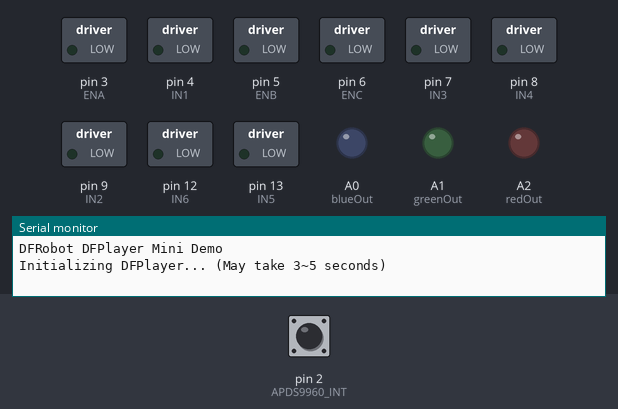
A sketch run on a simulated Arduino Uno, built with avr-gcc and run on an emulated ATmega328P. Shown: switched loads named in the sketch (green lamp = pin HIGH), output pins drawn as LEDs (lit = HIGH), the last lines printed to the serial monitor. The test bench sets the inputs (shaded band); at power-on: pin 2 (APDS9960_INT) HIGH. The audio player accepts every command and is not drawn.

Above: at 0.1 s.
At 0.7 s:
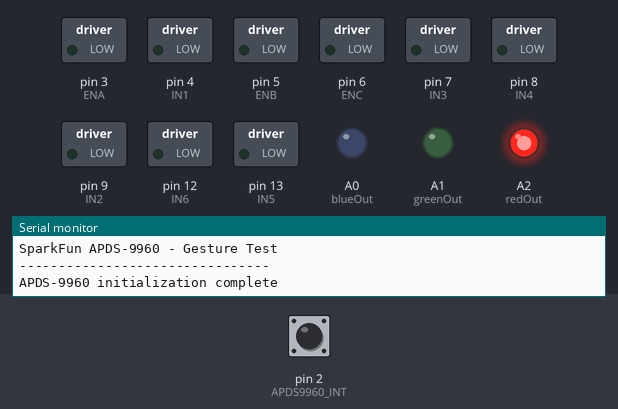
At 1.2 s:
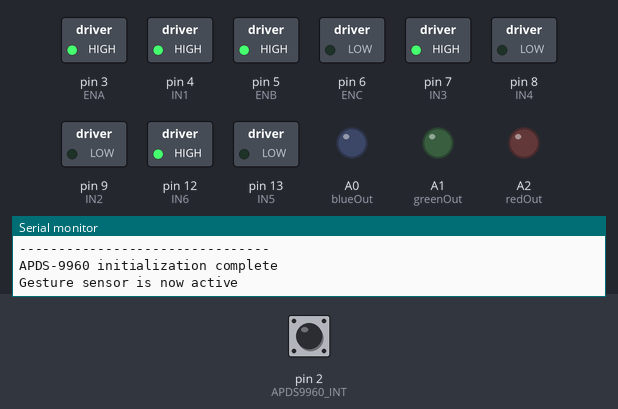
At 11.2 s:
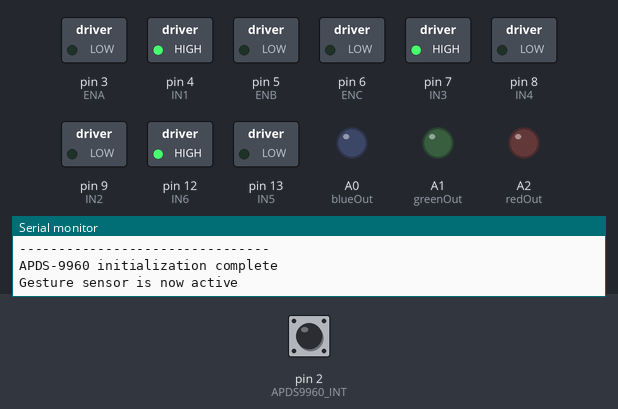
Timing chart, 0 to 12.7 s (numbered marks = the images above):
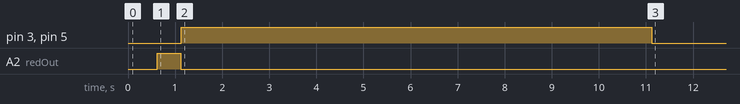

The sketch:

test_grillo_camminante.ino
```cpp
#include <Wire.h>
#include <SparkFun_APDS9960.h>
#include "SoftwareSerial.h"
#include "DFRobotDFPlayerMini.h"

int ENA = 3;
int IN1 = 4;
int IN2 = 9;
int ENB = 5;
int IN3 = 7;
int IN4 = 8;
int ENC = 6;
int IN5 = 13;
int IN6 = 12;

SoftwareSerial mySoftwareSerial(10, 11); // RX, TX
DFRobotDFPlayerMini myDFPlayer;

void printDetail(uint8_t type, int value);

// Pin
#define APDS9960_INT 2 // Must be an interrupt pin
int redOut = A2;
int greenOut = A1;
int blueOut = A0;

// Global variables
SparkFun_APDS9960 apds = SparkFun_APDS9960();
int isr_flag = 0;

void interruptRoutine() {
  isr_flag = 1;
}
void setColor(int red, int green, int blue) {
  analogWrite(redOut, red);
  analogWrite(greenOut, green);
  analogWrite(blueOut, blue);
}
void handleGesture() {
  while (!apds.isGestureAvailable()) {
    Serial.println("Sensore di gesti non disponibile, riprovo...");
    setColor(255,0,0);
    delay(500); // Aggiungi un ritardo prima di riprovare
  }
  setColor(0,0,0);

  while (true) {
    switch (apds.readGesture()) {
      case DIR_UP:
        Serial.println("SU");
        setColor(0,255,0); //Verde
        myDFPlayer.play(3);
        delay(3000);
        setColor(0,0,0);
        myDFPlayer.stop();
        Serial.println("No, it's your turn");
        break;
      case DIR_DOWN:
        Serial.println("GIÙ");
        setColor(255,0,255); //Rosa
        delay(500);
        setColor(0,0,0);
        break;
      case DIR_LEFT:
        Serial.println("SINISTRA");
        setColor(0,0,255);  //BLU
        myDFPlayer.play(2);
        delay(3000);
        setColor(0,0,0);
        myDFPlayer.stop();
        Serial.println("No, you have to do it");
        break;
      case DIR_RIGHT:
        Serial.println("DESTRA");
        setColor(255,255,0);  //Giallo
        //directionControl(6000);
        turnAround(7000);
        setColor(0,0,0);
        //return; // Esci dalla funzione quando viene rilevato un movimento verso destra
      case DIR_NEAR:
        Serial.println("VICINO");
        break;
      case DIR_FAR:
        Serial.println("LONTANO");
        break;
      default:
        Serial.println("NESSUNO");
    }
    delay(200);
  }
}


void setup() {
  mySoftwareSerial.begin(9600);
  Serial.begin(9600);

  pinMode(ENA, OUTPUT);
  pinMode(ENB, OUTPUT);
  pinMode(ENC, OUTPUT);
  pinMode(IN1, OUTPUT);
  pinMode(IN2, OUTPUT);
  pinMode(IN3, OUTPUT);
  pinMode(IN4, OUTPUT);
  pinMode(IN5, OUTPUT);
  pinMode(IN6, OUTPUT);
  // Spegne i motori - Initial State
  digitalWrite(IN1, LOW);
  digitalWrite(IN2, LOW);
  digitalWrite(IN3, LOW);
  digitalWrite(IN4, LOW);
  digitalWrite(IN5, LOW);
  digitalWrite(IN6, LOW);

  pinMode(redOut, OUTPUT);
  pinMode(greenOut, OUTPUT);
  pinMode(blueOut, OUTPUT);

  Serial.println();
  Serial.println(F("DFRobot DFPlayer Mini Demo"));
  Serial.println(F("Initializing DFPlayer... (May take 3~5 seconds)"));

  if (!myDFPlayer.begin(mySoftwareSerial)) { // Use softwareSerial to communicate with the MP3 module.
    Serial.println(F("Unable to begin:"));
    Serial.println(F("1. Please recheck the connection!"));
    Serial.println(F("2. Please insert the SD card!"));
    while (true)
      ;
  }
  Serial.println(F("DFPlayer Mini online."));

  // Set the interrupt pin as input
  pinMode(APDS9960_INT, INPUT);

  // Initialize the serial port
  Serial.begin(9600);
  Serial.println();
  Serial.println(F("--------------------------------"));
  Serial.println(F("SparkFun APDS-9960 - Gesture Test"));
  Serial.println(F("--------------------------------"));

  // Initialize the interrupt service routine
  attachInterrupt(0, interruptRoutine, FALLING);

  // Initialize APDS-9960 (configure I2C and initial values)
  if (apds.init()) {
    Serial.println("APDS-9960 initialization complete");
  } else {
    Serial.println("Something went wrong during APDS-9960 initialization!");
  }

  // Start the gesture sensor engine
  if (apds.enableGestureSensor(true)) {
    setColor(255,0,0);
    delay(500);
    Serial.println(F("Gesture sensor is now active"));
    setColor(0,0,0);
  } else {
    Serial.println(F("Something went wrong during gesture sensor initialization!"));
  }

  myDFPlayer.volume(30);
  //handleGesture();
  directionControl(10000);
}

void loop() {
   // Call the handleGesture function to detect right gesture
}


void turnAround(int time){
  // Imposta la potenza massima dei motori
  analogWrite(ENA, 255);
  analogWrite(ENB, 255);
  analogWrite(ENC, 255);

  // Aziona i motori A, B e C in avanti
  digitalWrite(IN1, LOW);
  digitalWrite(IN2, HIGH);
  digitalWrite(IN3, HIGH);
  digitalWrite(IN4, LOW);
  digitalWrite(IN5, LOW);
  digitalWrite(IN6, HIGH);

  // Aspetta per il tempo specificato
  delay(time);

  // Ferma i motori
  analogWrite(ENA, 0);
  analogWrite(ENB, 0);
  analogWrite(ENC, 0);
}

void directionControl(int time){
 // Imposta la potenza massima dei motori
  analogWrite(ENA, 255); //sinistra da davanti
  analogWrite(ENB, 255); //destra
  analogWrite(ENC, 0);

  // Aziona i motori A, B e C in avanti
  digitalWrite(IN1, HIGH);
  digitalWrite(IN2, LOW);
  digitalWrite(IN3, HIGH);
  digitalWrite(IN4, LOW);
  digitalWrite(IN5, LOW);
  digitalWrite(IN6, HIGH);

  // Aspetta per il tempo specificato
  delay(time);

  // Ferma i motori
  analogWrite(ENA, 0);
  analogWrite(ENB, 0);
  analogWrite(ENC, 0);
}
```
